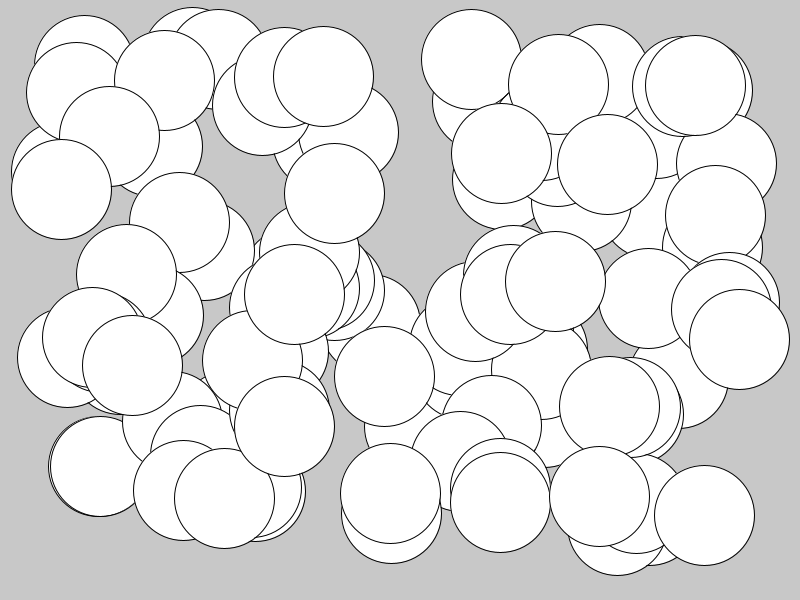
Frame 1 (no input)
Frame 60 (the mouse pressed at the canvas centre just before this capture): identical to frame 1, image omitted
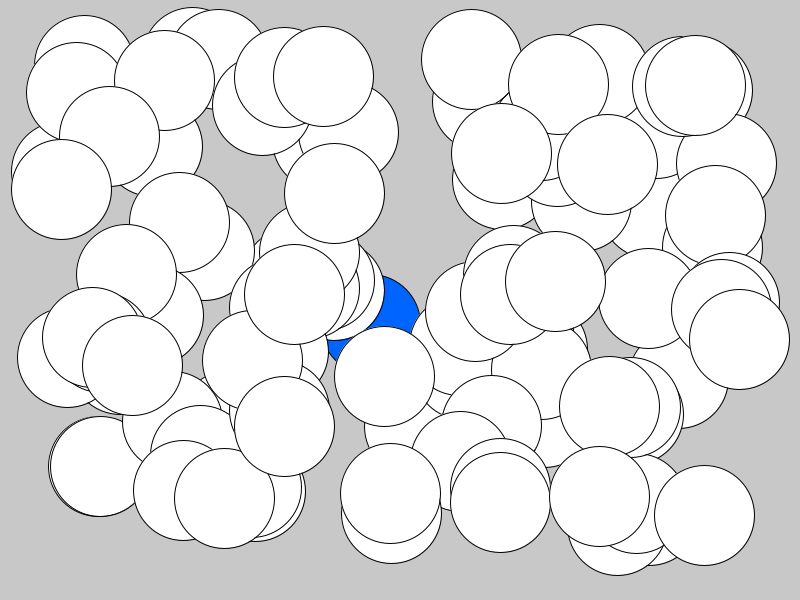
Frame 120 (the mouse held since frame 60 and released just before this capture)

The Processing sketch that drew these frames (run headless with seeded random() and noise(); from frame 60 on, the mouse is pressed at the canvas centre):

// Processing sketch: solution
// ── solution.pde
int[] circleX = new int[100];
int[] circleY;
int circleSize = 100;

void setup() {
  size(800, 600);
  circleY = new int[100];
  for (int i=0; i<circleX.length; i+=1) {
    circleX[i] = floor(random(50, width-50));
    circleY[i] = floor(random(50, height-50));
  }
}

void draw() {
  background(200);
  for (int i=0; i<circleX.length; i+=1) {
    fill(255);
    if (mouseOverCircle(circleX[i], circleY[i])) {
      fill(0, 100, 255);
    }
    ellipse(circleX[i], circleY[i], circleSize, circleSize);
  }
}

boolean mouseOverCircle(int circleX, int circleY) {
  return dist(mouseX, mouseY, circleX, circleY) < circleSize/2;
}
